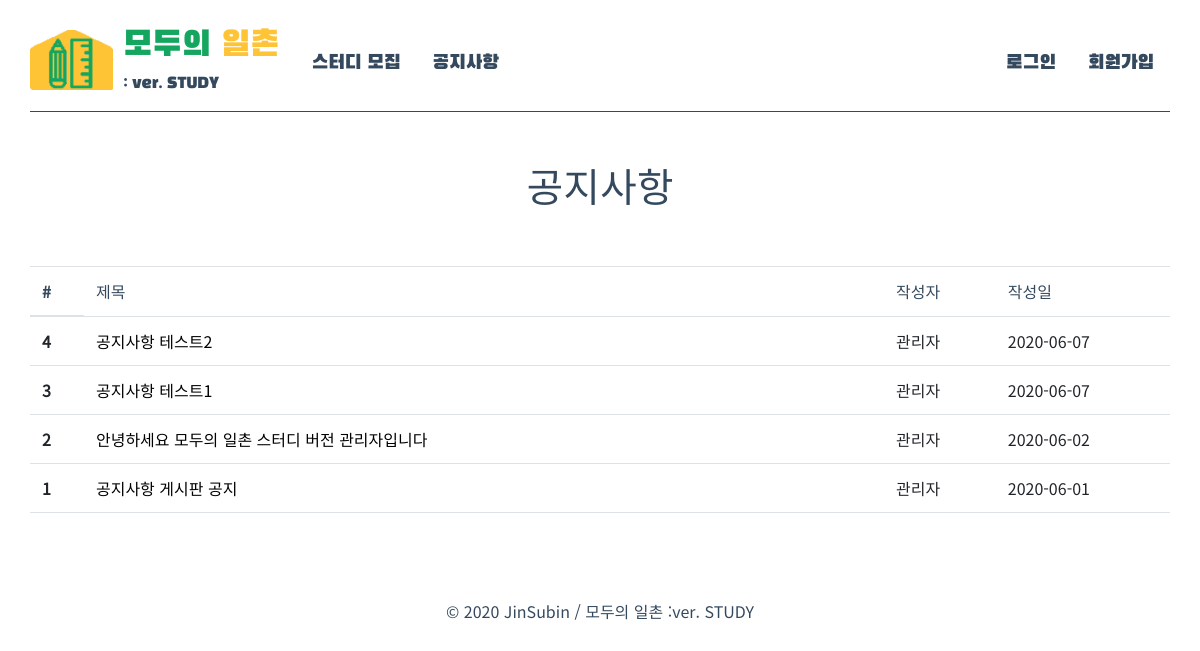
The page /source/php/Index/notice.php on the database its author committed.
### tables this page shows
CREATE TABLE `notice_board` (
  `no` int NOT NULL AUTO_INCREMENT,
  `title` varchar(100) NOT NULL,
  `content` text NOT NULL,
  `date` date NOT NULL,
  `writer` varchar(20) NOT NULL,
  PRIMARY KEY (`no`)
);

### source/php/Index/notice.php (the view)
<!DOCTYPE html>
<html lang="ko" dir="ltr">
<? include '../head_form.php'; ?>
<body>
  <div class="container">
    <? include '../header.php'; ?>
    <section>
      <div class="notice_style">
        <h1>공지사항</h1>
        <br><br>
        <table class="table">
            <thead>
              <tr>
                <th scope="col">#</th>
                <td scope="col" style="width:500px;">제목</th>
                <td scope="col">작성자</th>
                <td scope="col">작성일</th>
              </tr>
            </thead>
            <tbody>
              <?
                include '../dbconn.php';
                $query = "select * from notice_board order by date desc, no desc;";
                $result = mysqli_query($conn, $query);
                while($row = mysqli_fetch_row($result)){
                  $no = $row[0];
                  $title = $row[1];
                  $date = $row[3];
                  $writer = $row[4];
              ?>
                <tr>
                  <th scope="row"><? echo $no ?></th>
                  <td style="width:800px;"><a href="./notice_view.php?bno=<?php echo $no ?>"><?php echo $title ?></a></td>
                  <td><? echo $writer ?></td>
                  <td><? echo $date ?></td>
                </tr>
              <?
               }
              ?>
            </tbody>
          </table>
      </div>
    </section>
    <? include '../footer.php'; ?>
  </div>
</body>
</html>

### source/css/base_style.css (style rules this page uses)
html, body { min-height: 100%; }
body { font-family: 'Noto Sans KR', sans-serif; background-repeat: no-repeat; background-size: cover; background-position: bottom; }
.container { padding: 0px !important; min-height:100%; }
section { clear: both; }

### source/css/index_style.css (style rules this page uses)
.notice_style { color:#34495E; padding: 50px 0px; }
.notice_style h1 { text-align: center; }
.notice_style table thead { color: #34495E; }
.notice_style table tbody a { color: black; }
.notice_style table { border-top: 1px solid #dee2e6; border-bottom: 1px solid #dee2e6; }

### rows shown on the page
notice_board: no "4", title "공지사항 테스트2", writer "관리자", date "2020-06-07"
notice_board: no "3", title "공지사항 테스트1", writer "관리자", date "2020-06-07"
notice_board: no "2", title "안녕하세요 모두의 일촌 스터디 버전 관리자입니다", writer "관리자", date "2020-06-02"
notice_board: no "1", title "공지사항 게시판 공지", writer "관리자", date "2020-06-01"
